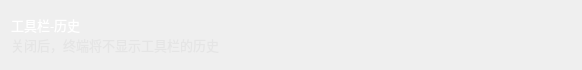
                  <widget class="QWidget" name="verticalWidget_35" native="true">
                   <property name="minimumSize">
                    <size>
                     <width>0</width>
                     <height>70</height>
                    </size>
                   </property>
                   <property name="maximumSize">
                    <size>
                     <width>16777215</width>
                     <height>70</height>
                    </size>
                   </property>
                   <property name="styleSheet">
                    <string notr="true">#verticalWidget_35{
	border: 1px solid rgba(197, 197, 197,50);
	
	background-color: rgba(255, 255, 255, 20);
	border-radius: 5px;
}</string>
                   </property>
                   <layout class="QHBoxLayout" name="horizontalLayout_46">
                    <item>
                     <widget class="QWidget" name="horizontalWidget_34" native="true">
                      <property name="minimumSize">
                       <size>
                        <width>0</width>
                        <height>40</height>
                       </size>
                      </property>
                      <property name="maximumSize">
                       <size>
                        <width>16777215</width>
                        <height>40</height>
                       </size>
                      </property>
                      <layout class="QVBoxLayout" name="verticalLayout_42">
                       <property name="spacing">
                        <number>0</number>
                       </property>
                       <property name="leftMargin">
                        <number>0</number>
                       </property>
                       <property name="topMargin">
                        <number>0</number>
                       </property>
                       <property name="rightMargin">
                        <number>0</number>
                       </property>
                       <property name="bottomMargin">
                        <number>0</number>
                       </property>
                       <item>
                        <widget class="QLabel" name="label_historyDisplay">
                         <property name="font">
                          <font>
                           <family>OPPOSans B</family>
                           <pointsize>10</pointsize>
                           <stylestrategy>PreferAntialias</stylestrategy>
                          </font>
                         </property>
                         <property name="styleSheet">
                          <string notr="true">color: rgb(255, 255, 255);</string>
                         </property>
                         <property name="text">
                          <string>工具栏-历史</string>
                         </property>
                        </widget>
                       </item>
                       <item>
                        <widget class="QLabel" name="label_historyDisplay_tip">
                         <property name="minimumSize">
                          <size>
                           <width>0</width>
                           <height>20</height>
                          </size>
                         </property>
                         <property name="maximumSize">
                          <size>
                           <width>16777215</width>
                           <height>20</height>
                          </size>
                         </property>
                         <property name="font">
                          <font>
                           <family>OPPOSans B</family>
                           <pointsize>10</pointsize>
                           <stylestrategy>PreferAntialias</stylestrategy>
                          </font>
                         </property>
                         <property name="styleSheet">
                          <string notr="true">color: rgba(223, 223, 223, 150);</string>
                         </property>
                         <property name="text">
                          <string>关闭后，终端将不显示工具栏的历史</string>
                         </property>
                        </widget>
                       </item>
                      </layout>
                     </widget>
                    </item>
                    <item>
                     <spacer name="horizontalSpacer_69">
                      <property name="orientation">
                       <enum>Qt::Horizontal</enum>
                      </property>
                      <property name="sizeHint" stdset="0">
                       <size>
                        <width>352</width>
                        <height>20</height>
                       </size>
                      </property>
                     </spacer>
                    </item>
                    <item>
                     <layout class="QVBoxLayout" name="verticalLayout_historyDisplay"/>
                    </item>
                   </layout>
                  </widget>
